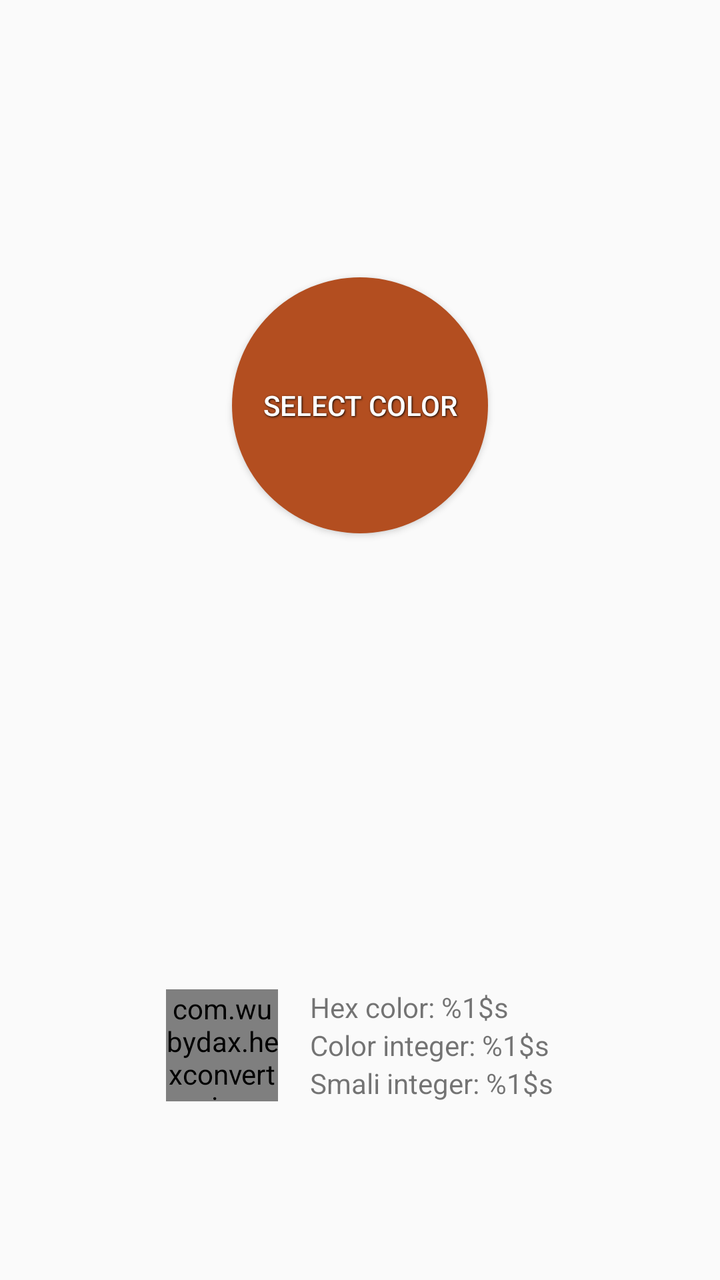
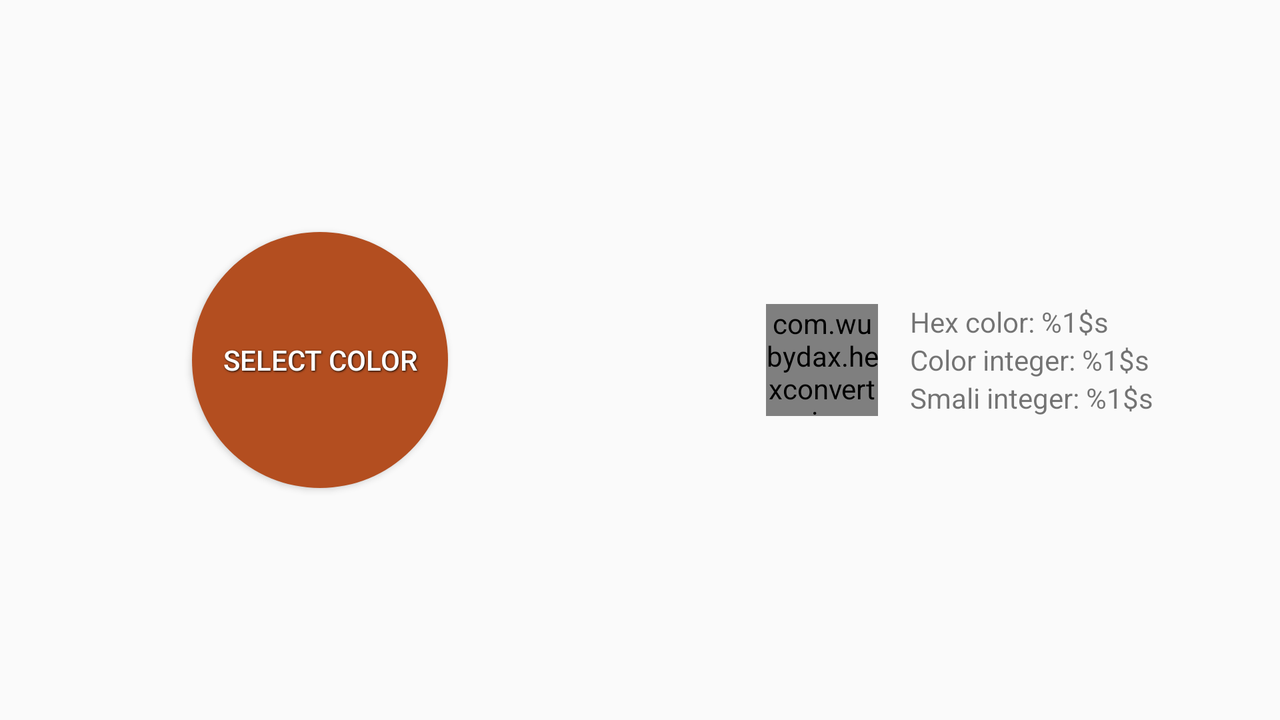

An Android layout and its configuration variant, each rendered on a device that would load it. The default file and the variant file are quoted in full after the pictures.
<!-- AndroidManifest.xml: application theme AppTheme -->
<!-- res/layout/color_selector_layout.xml -->
<?xml version="1.0" encoding="utf-8"?>
<LinearLayout xmlns:android="http://schemas.android.com/apk/res/android"
              android:layout_width="match_parent"
              android:layout_height="match_parent"
              android:orientation="vertical"
              android:weightSum="3">

    <RelativeLayout
        android:layout_width="match_parent"
        android:layout_height="0dp"
        android:layout_weight="2">

        <Button
            android:id="@+id/dialogLaunchButton"
            android:layout_width="128dp"
            android:layout_height="128dp"
            android:layout_centerInParent="true"
            android:background="@drawable/circle_button_bg"
            android:padding="10dp"
            android:shadowColor="@android:color/black"
            android:shadowDx="1.0"
            android:shadowDy="1.0"
            android:shadowRadius="2.0"
            android:text="@string/select_color"
            android:textColor="@android:color/white"/>
    </RelativeLayout>

    <include
        layout="@layout/color_values_layout"
        android:layout_width="wrap_content"
        android:layout_height="0dp"
        android:layout_gravity="center_horizontal"
        android:layout_margin="16dp"
        android:layout_weight="1"/>


</LinearLayout>
<!-- res/layout/color_values_layout.xml (included above) -->
<?xml version="1.0" encoding="utf-8"?>
<LinearLayout xmlns:android="http://schemas.android.com/apk/res/android"
              android:layout_width="match_parent"
              android:layout_height="match_parent"
              xmlns:tools="http://schemas.android.com/tools"
              android:orientation="horizontal"
              tools:showIn="@layout/image_selector_layout">

    <com.wubydax.hexconverter.views.CircleView
        android:layout_width="56dp"
        android:layout_height="56dp"
        android:layout_gravity="center_vertical"
        android:id="@+id/colorPreview"/>

    <LinearLayout
        android:layout_width="match_parent"
        android:layout_height="wrap_content"
        android:layout_gravity="center_vertical"
        android:layout_marginStart="16dp"
        android:orientation="vertical">

        <TextView
            android:layout_width="match_parent"
            android:layout_height="wrap_content"
            android:text="@string/hex_color"
            android:id="@+id/hexText"/>

        <TextView
            android:layout_width="match_parent"
            android:layout_height="wrap_content"
            android:text="@string/color_integer"
            android:id="@+id/integerText"/>

        <TextView
            android:layout_width="match_parent"
            android:layout_height="wrap_content"
            android:text="@string/smali_integer"
            android:id="@+id/smaliText"/>
    </LinearLayout>

</LinearLayout>
<!-- res/layout/image_selector_layout.xml (included above) -->
<?xml version="1.0" encoding="utf-8"?>
<LinearLayout xmlns:android="http://schemas.android.com/apk/res/android"
              android:layout_width="match_parent"
              android:layout_height="match_parent"
              android:orientation="vertical"
              android:weightSum="5">

    <ImageView
        android:id="@+id/imageColorSelect"
        android:layout_width="match_parent"
        android:layout_height="0dp"
        android:layout_weight="4"
        android:contentDescription="@string/color_selector_image_view"/>

    <include
        layout="@layout/color_values_layout"
        android:layout_width="wrap_content"
        android:layout_height="0dp"
        android:layout_gravity="center_horizontal"
        android:layout_weight="1"
        />

</LinearLayout>
<!-- resources referenced by this layout -->
<resources>
  <!-- drawable circle_button_bg (drawable) -->
  <?xml version="1.0" encoding="utf-8"?>
  <shape xmlns:android="http://schemas.android.com/apk/res/android"
      android:shape="oval">
  
      <solid android:color="?android:attr/colorAccent"/>
      
  
  </shape>
  <string name="color_integer">Color integer: %1$s</string>
  <string name="color_selector_image_view">Color selector image view</string>
  <string name="hex_color">Hex color: %1$s</string>
  <string name="select_color">Select color</string>
  <string name="smali_integer">Smali integer: %1$s</string>
  <style name="AppTheme" parent="android:Theme.Material.Light.DarkActionBar">
          <item name="android:colorPrimary">@color/colorPrimary</item>
          <item name="android:colorPrimaryDark">@color/colorPrimaryDark</item>
          <item name="android:colorAccent">@color/colorAccent</item>
      </style>
  <color name="colorPrimary">#10543B</color>
  <color name="colorPrimaryDark">#0C432F</color>
  <color name="colorAccent">#B34E20</color>
</resources>
<!-- res/layout-land/color_selector_layout.xml (the repository's variant of the layout above) -->
<!-- drawn on the phone turned sideways -->
<?xml version="1.0" encoding="utf-8"?>
<LinearLayout xmlns:android="http://schemas.android.com/apk/res/android"
              android:layout_width="match_parent"
              android:layout_height="match_parent"
              android:baselineAligned="false"
              android:orientation="horizontal"
              android:weightSum="2">

    <RelativeLayout
        android:layout_width="0dp"
        android:layout_height="match_parent"
        android:layout_weight="1">

        <Button
            android:id="@+id/dialogLaunchButton"
            android:layout_width="128dp"
            android:layout_height="128dp"
            android:layout_centerInParent="true"
            android:background="@drawable/circle_button_bg"
            android:padding="10dp"
            android:shadowColor="@android:color/black"
            android:shadowDx="1.0"
            android:shadowDy="1.0"
            android:shadowRadius="2.0"
            android:text="@string/select_color"
            android:textColor="@android:color/white"/>
    </RelativeLayout>

    <FrameLayout
        android:layout_width="0dp"
        android:layout_height="match_parent"
        android:layout_weight="1">

        <include
            layout="@layout/color_values_layout"
            android:layout_width="wrap_content"
            android:layout_height="match_parent"
            android:layout_gravity="center_horizontal"/>
    </FrameLayout>


</LinearLayout>
